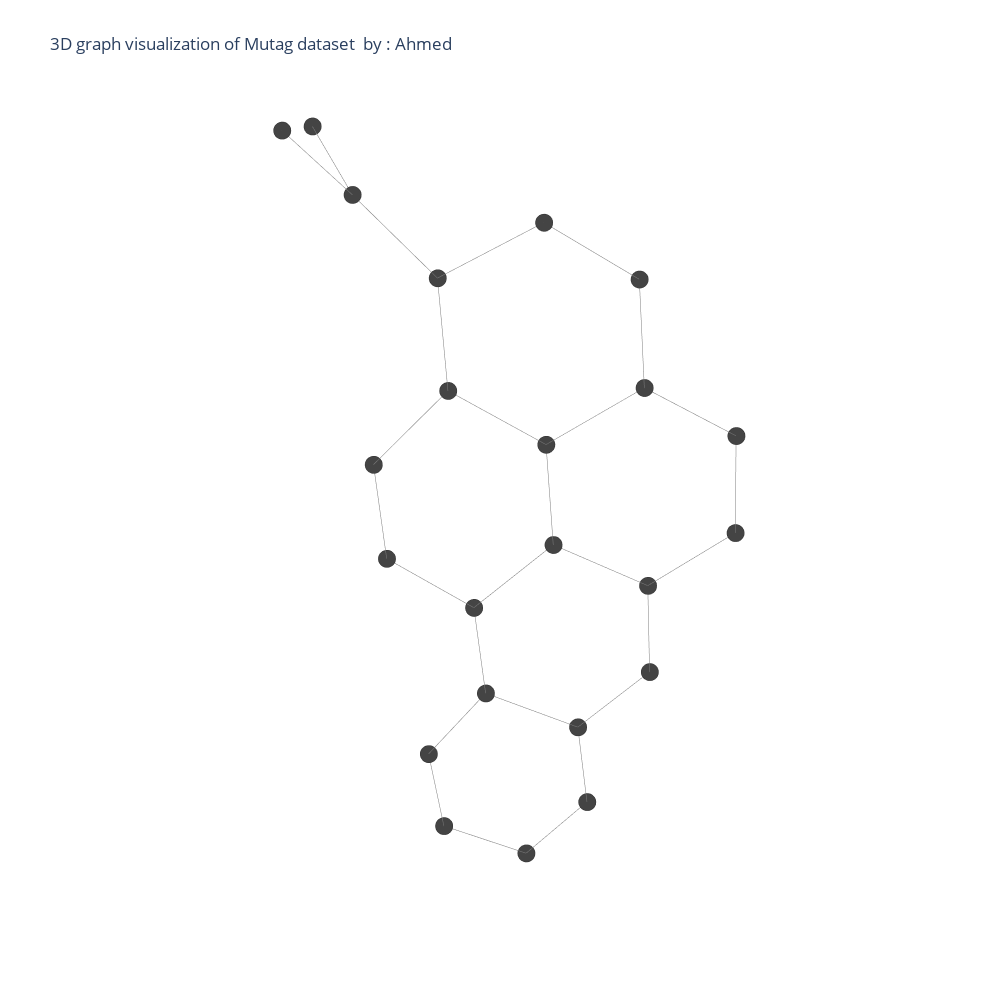

Write notebook code for a chart like this one.
### Code cell
import pandas as pd
import numpy as np
%matplotlib inline
import plotly.graph_objs as go
from  plotly.offline import plot
import chart_studio.plotly as py
import cufflinks as cf
cf.go_offline()
from plotly.offline import download_plotlyjs, init_notebook_mode, plot,iplot
init_notebook_mode(connected='true')
data=[trace1, trace2]
fig=go.Figure(data=data, layout=layout)

iplot(fig, filename='Les-Miserables')

### Figure 1 — Plotly figure (JSON) as saved in the notebook; plotly's stock layout.template omitted (floating-point values rounded to 4 significant figures)
{"data": [{"hoverinfo": "none", "line": {"color": "rgb(125,125,125)", "width": 1}, "mode": "lines", "type": "scatter3d", "x": [0.3258, 0.6501, null, 0.3258, 0.006661, null, 0.6501, 0.6208, null, 0.6208, 0.3135, null, 0.3135, -0.02952, null, 0.3135, 0.2685, null, -0.02952, 0.006661, null, -0.02952, -0.3722, null, -0.3722, -0.4336, null, -0.4336, -0.8118, null, -0.4336, -0.1013, null, -0.8118, -0.8729, null, -0.8729, -0.5662, null, -0.5662, -0.6167, null, -0.5662, -0.16, null, -0.6167, -0.3217, null, -0.3217, 0.09307, null, 0.09307, 0.1551, null, 0.09307, 0.3156, null, 0.1551, -0.16, null, 0.1551, 0.5023, null, -0.16, -0.1013, null, -0.1013, 0.2685, null, 0.2685, 0.5576, null, 0.5576, 0.5023, null, 0.3156, 0.7063, null, 0.3156, 0.1659, null], "y": [0.2816, -0.1206, null, 0.2816, 0.484, null, -0.1206, -0.2638, null, -0.2638, -0.08196, null, -0.08196, 0.3456, null, -0.08196, -0.2165, null, 0.3456, 0.484, null, 0.3456, 0.5724, null, 0.5724, 0.4529, null, 0.4529, 0.724, null, 0.4529, 0.03444, null, 0.724, 0.6009, null, 0.6009, 0.2074, null, 0.2074, 0.07956, null, 0.2074, -0.09447, null, 0.07956, -0.2988, null, -0.2988, -0.6193, null, -0.6193, -0.5004, null, -0.6193, -0.957, null, -0.5004, -0.09447, null, -0.5004, -0.7233, null, -0.09447, 0.03444, null, 0.03444, -0.2165, null, -0.2165, -0.6024, null, -0.6024, -0.7233, null, -0.957, -0.8907, null, -0.957, -1.444, null], "z": [-2.197, -1.998, null, -2.197, -1.802, null, -1.998, -1.475, null, -1.475, -1.051, null, -1.051, -1.273, null, -1.051, -0.5029, null, -1.273, -1.802, null, -1.273, -0.9005, null, -0.9005, -0.3614, null, -0.3614, -0.05212, null, -0.3614, -0.1224, null, -0.05212, 0.4845, null, 0.4845, 0.7352, null, 0.7352, 1.271, null, 0.7352, 0.4387, null, 1.271, 1.535, null, 1.535, 1.28, null, 1.28, 0.7233, null, 1.28, 1.665, null, 0.7233, 0.4387, null, 0.7233, 0.3288, null, 0.4387, -0.1224, null, -0.1224, -0.5029, null, -0.5029, -0.2061, null, -0.2061, 0.3288, null, 1.665, 2.043, null, 1.665, 1.866, null]}, {"hoverinfo": "text", "marker": {"color": [], "colorscale": [[0, "#440154"], [0.1111, "#482878"], [0.2222, "#3e4989"], [0.3333, "#31688e"], [0.4444, "#26828e"], [0.5556, "#1f9e89"], [0.6667, "#35b779"], [0.7778, "#6ece58"], [0.8889, "#b5de2b"], [1, "#fde725"]], "line": {"color": "rgb(50,50,50)", "width": 0.5}, "size": 6, "symbol": "circle"}, "mode": "markers", "name": "actors", "text": ["0", "1", "2", "3", "4", "5", "6", "7", "8", "9", "10", "11", "12", "13", "14", "15", "16", "17", "18", "19", "20", "21", "22"], "type": "scatter3d", "x": [0.3258, 0.6501, 0.6208, 0.3135, -0.02952, 0.006661, -0.3722, -0.4336, -0.8118, -0.8729, -0.5662, -0.6167, -0.3217, 0.09307, 0.1551, -0.16, -0.1013, 0.2685, 0.5576, 0.5023, 0.3156, 0.7063, 0.1659], "y": [0.2816, -0.1206, -0.2638, -0.08196, 0.3456, 0.484, 0.5724, 0.4529, 0.724, 0.6009, 0.2074, 0.07956, -0.2988, -0.6193, -0.5004, -0.09447, 0.03444, -0.2165, -0.6024, -0.7233, -0.957, -0.8907, -1.444], "z": [-2.197, -1.998, -1.475, -1.051, -1.273, -1.802, -0.9005, -0.3614, -0.05212, 0.4845, 0.7352, 1.271, 1.535, 1.28, 0.7233, 0.4387, -0.1224, -0.5029, -0.2061, 0.3288, 1.665, 2.043, 1.866]}], "layout": {"height": 1000, "hovermode": "closest", "margin": {"t": 100}, "scene": {"xaxis": {"showbackground": false, "showgrid": false, "showline": false, "showticklabels": false, "title": {"text": ""}, "zeroline": false}, "yaxis": {"showbackground": false, "showgrid": false, "showline": false, "showticklabels": false, "title": {"text": ""}, "zeroline": false}, "zaxis": {"showbackground": false, "showgrid": false, "showline": false, "showticklabels": false, "title": {"text": ""}, "zeroline": false}}, "showlegend": false, "title": {"text": "3D graph visualization of Mutag dataset  by : Ahmed"}, "width": 1000}}
